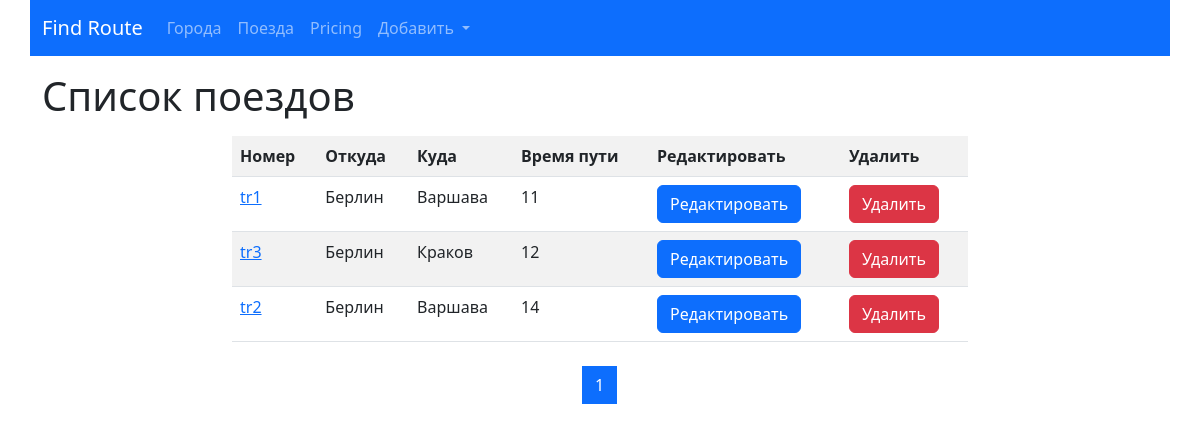
The page /trains/ on the database as committed earlier.
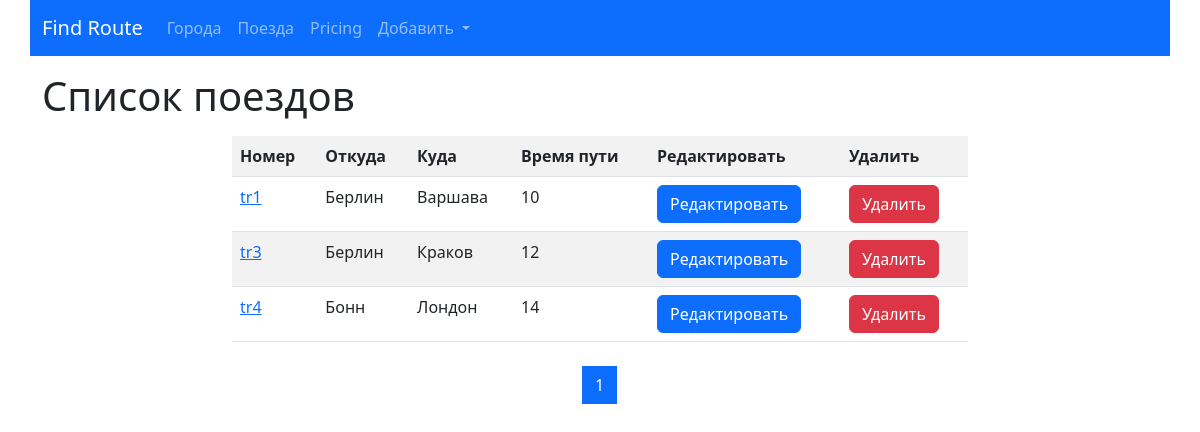
The same page on the database as committed later.
### trains/models.py (models this page shows, shortened)
class Train(models.Model):
    name = models.CharField(max_length=50,
                            unique=True,
                            verbose_name='Номер поезда')
    travel_time = models.PositiveSmallIntegerField(verbose_name='Время в пути')
    from_city = models.ForeignKey(City,
                                  on_delete=models.CASCADE,
                                  related_name='from_city_set',
                                  verbose_name='Из какого города')
    to_city = models.ForeignKey('cities.City',
                                on_delete=models.CASCADE,
                                related_name='to_city_set',
                                verbose_name='В какой город')
    class Meta:
        verbose_name = "Поезд"
        verbose_name_plural = "Поезда"
        ordering = ['travel_time']

### cities/models.py (models this page shows, shortened)
class City(models.Model):
    name = models.CharField(max_length=100, unique=True, verbose_name="Название")
    def __str__(self):
        return self.name
    class Meta:
        verbose_name = "Город"
        verbose_name_plural = "Города"
        ordering = ['name']

### trains/views.py (the view)
# urls.py: path('', TrainListView.as_view(), name="home"),
class TrainListView(ListView):
    paginate_by = 5
    model = Train
    template_name = "trains/home.html"

### trains/templates/trains/home.html (shortened to what this page needs)
{% extends 'base.html' %}
{% block content%}
<h1>Список поездов</h1>
<div class="row ">
    <div class="col-md-8 mx-auto my-2">
        <table class="table table-striped">
            <tr>
                <th>Номер</th>
                <th>Откуда</th>
                <th>Куда</th>
                <th>Время пути</th>
                <th>Редактировать</th>
                <th>Удалить</th>
            </tr>
        {% for object in page_obj %}
            <tr>
                <td><a href="{% url 'trains:detail' pk=object.pk %}">{{object.name}}</a></td>
                <td>{{object.from_city}}</td>
                <td>{{object.to_city}}</td>
                <td>{{object.travel_time}}</td>
                <td><a href="{% url 'trains:update' pk=object.pk %}">
                    <button type="submit" class="btn btn-primary">Редактировать</button>
                </a></td>
                <td><a href="{% url 'trains:delete' pk=object.pk %}">
                    <button type="submit" class="btn btn-danger">Удалить</button>
                </a></td>
            </tr>
        {% endfor %}
        </table>
    </div>
</div>
<nav aria-label="Page navigation example">
  <ul class="pagination justify-content-center">
      {% for page in page_obj.paginator.page_range %}
      <li class="page-item {% if page == page_obj.number %} active {% endif %}">
          <a class="page-link" href="?page={{ page }}">{{ page }}</a>
      </li>
      {% endfor %}
  </ul>
</nav>
{% endblock %}

### templates/base.html (shortened to what this page needs)
{% url 'cities:home' as cities_home_url %}
{% url 'cities:create' as cities_create_url %}
{% url 'trains:home' as trains_home_url %}
{% url 'trains:create' as trains_create_url %}
<!doctype html>
<html lang="en">
  <head>
    <link href="https://cdn.jsdelivr.net/npm/bootstrap@5.2.1/dist/css/bootstrap.min.css" rel="stylesheet">
  </head>
  <body>
  <nav class="navbar navbar-dark bg-primary navbar-expand-lg container">
      <div class="container-fluid">
        <a class="navbar-brand" href="{% url 'home'%}">Find Route</a>
        <div class="collapse navbar-collapse" id="navbarNavDropdown">
          <ul class="navbar-nav">
            <li class="nav-item">
              <a class="nav-link {% if request.path == cities_home_url %}active{% endif %}" aria-current="page" href="{% url 'cities:home'%}">Города</a>
            </li>
            <li class="nav-item">
              <a class="nav-link {% if request.path == cities_home_url %}active{% endif %}" aria-current="page" href="{% url 'trains:home'%}">Поезда</a>
            </li>
            <li class="nav-item">
              <a class="nav-link" href="#">Pricing</a>
            </li>
            <li class="nav-item dropdown">
              <a class="nav-link dropdown-toggle {% if request.path == cities_create_url or request.path == trains_create_url %} active {% endif %}" href="#" role="button" data-bs-toggle="dropdown" aria-expanded="false">
                Добавить
              </a>
            </li>
          </ul>
        </div>
      </div>
    </nav>
  <div class="container">
    <div class="row">
    </div>
  </div>
  <div class="container">
      {% block content %}{% endblock %}
  </div>
  </body>
</html>

Rows that differ between the two databases and show on the page:
removed Train: name "tr2", from_city "Берлин", to_city "Варшава", travel_time "14"
changed Train "tr1": travel_time "11" → "10"
added Train: name "tr4", from_city "Бонн", to_city "Лондон", travel_time "14"
